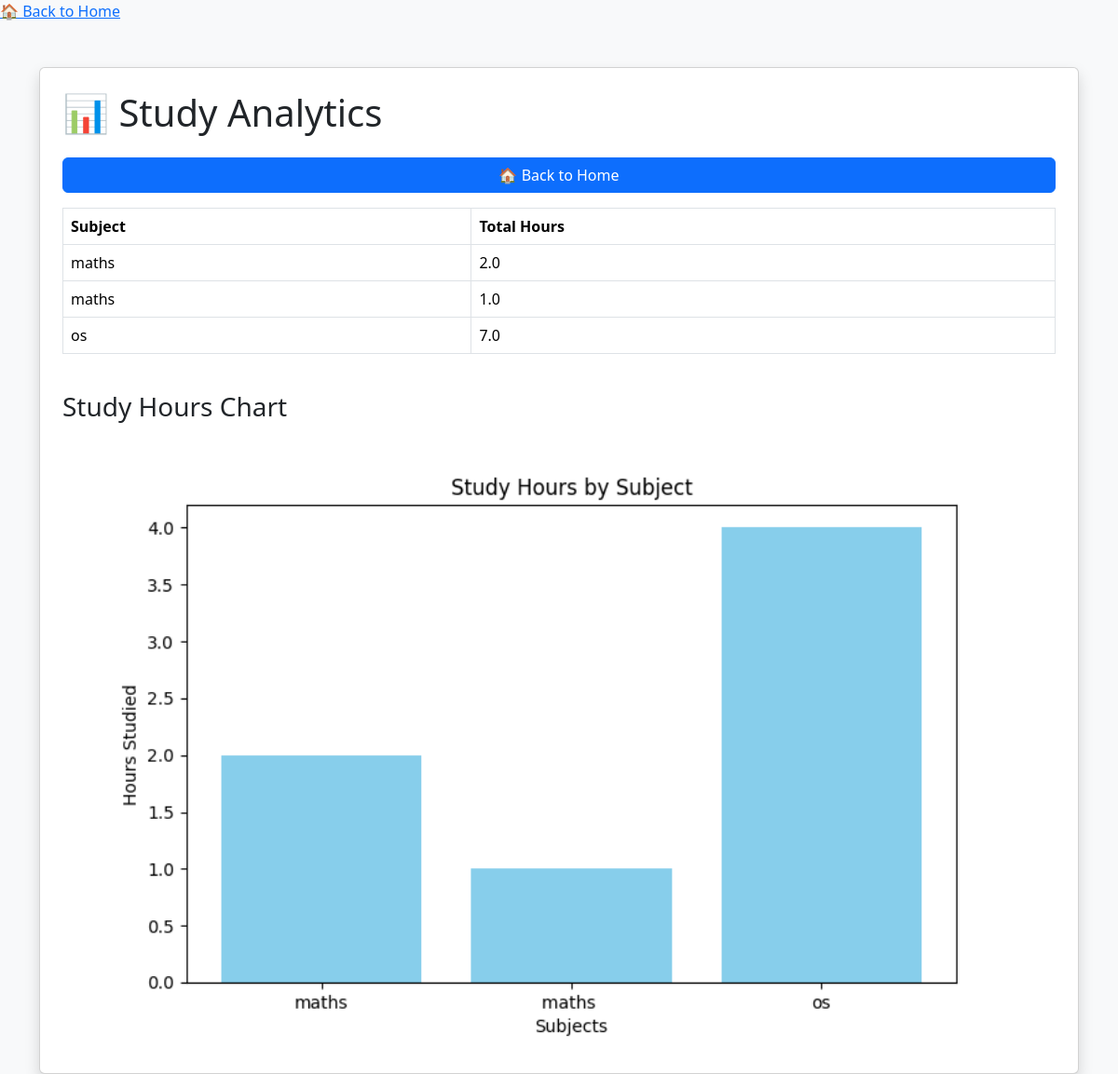
The app's page /analytics with its own data.
### tables this page shows
CREATE TABLE study_logs (
    id INTEGER PRIMARY KEY AUTOINCREMENT,
    subject TEXT,
    hours REAL
);

### app.py (the view)
@app.route("/analytics")
def analytics():
    conn = sqlite3.connect("database.db")
    cursor = conn.cursor()
    cursor.execute("""
        SELECT subject, SUM(hours)
        FROM study_logs
        GROUP BY subject
    """)
    data = cursor.fetchall()
    subjects = []
    hours = []
    for row in data:
        subjects.append(row[0])
        hours.append(row[1])
    plt.figure(figsize=(8,5))
    plt.bar(subjects, hours,color='skyblue')
    plt.xlabel("Subjects")
    plt.ylabel("Hours Studied")
    plt.title("Study Hours by Subject")
    plt.savefig("static/chart.png")
    plt.close()
    conn.close()
    return render_template(
        "analytics.html",
        data=data,
        chart="chart.png"
    )

### templates/analytics.html (shortened to what this page needs)
<a href="/">🏠 Back to Home</a>
<!DOCTYPE html>
<html>
<head>
    <link href="https://cdn.jsdelivr.net/npm/bootstrap@5.3.3/dist/css/bootstrap.min.css" rel="stylesheet">
</head>
<body class="bg-light">
<div class="container mt-5">
    <div class="card shadow p-4">
        <h1 class="mb-4">
            📊 Study Analytics
        </h1>
        <a href="/" class="btn btn-primary mb-3">
            🏠 Back to Home
        </a>
        <table class="table table-bordered">
            <thead>
                <tr>
                    <th>Subject</th>
                    <th>Total Hours</th>
                </tr>
            </thead>
            <tbody>
                {% for row in data %}
                <tr>
                    <td>{{ row[0] }}</td>
                    <td>{{ row[1] }}</td>
                </tr>
                {% endfor %}
            </tbody>
        </table>
        <h3 class="mt-4">Study Hours Chart</h3>
<img
    src="{{ url_for('static', filename=chart) }}"
    class="img-fluid">
    </div>
</div>
</body>
</html>

### records on screen
study_logs: subject "maths", hours "2.0"
study_logs: subject "maths", hours "1.0"

### other values on screen
{{ row[0] }} "os"
{{ row[1] }} "7.0"
